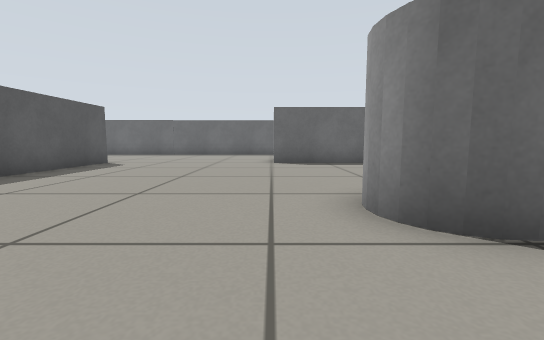
view 1 (above)

24 first-person views from a walk through a Gazebo world. The camera is 0.39 m above the floor, tilts 6° down and sees 90° across. The floor is counted in squares, 0.5 m on a side. Each view is taken from the middle of a square. On the plan, view 1 faces up. The plan holds only what a view shows up to about 10 squares ahead; the rest is blank.

view 2
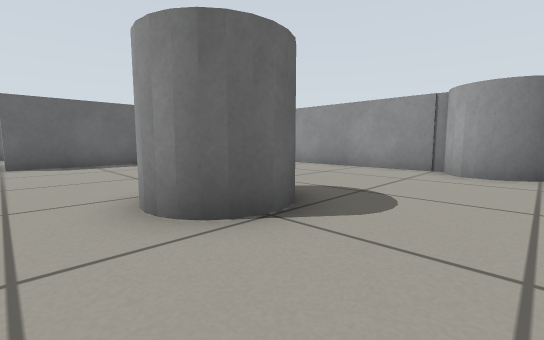

view 3
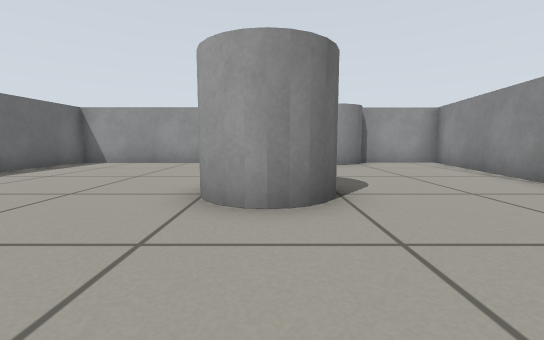

view 4
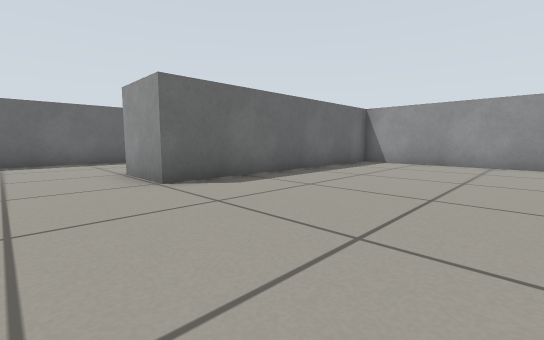

view 5
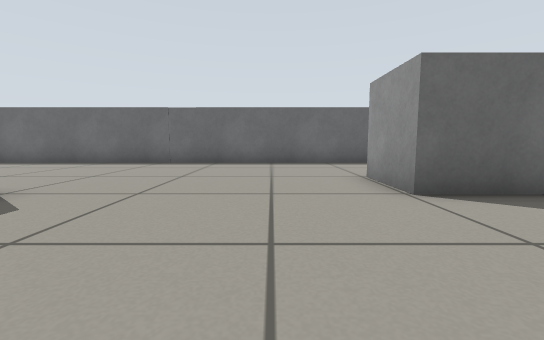

view 6
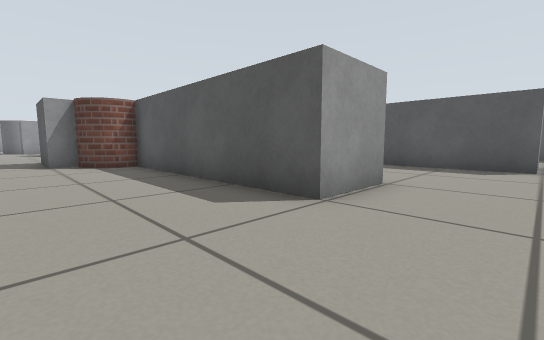

view 7
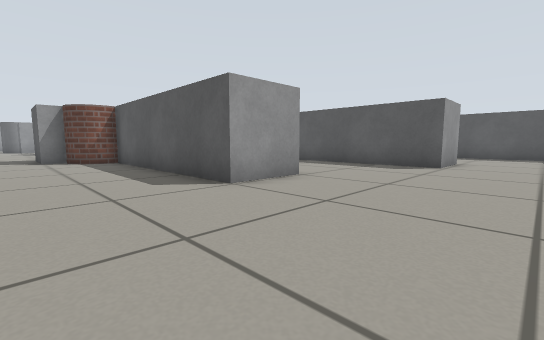

view 8
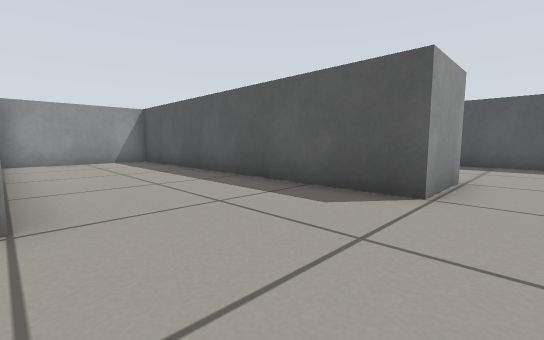

view 9
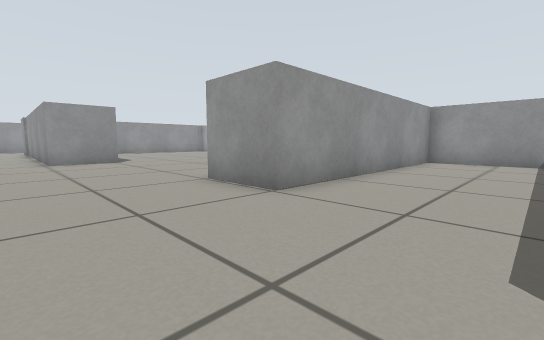

view 10
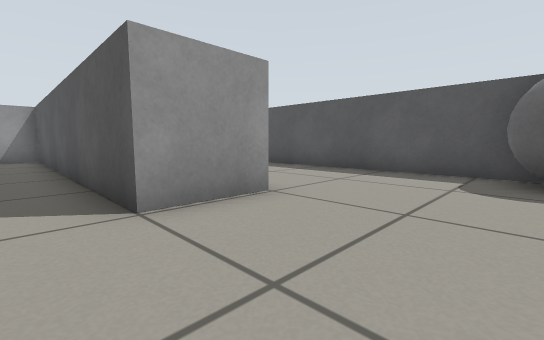

view 11
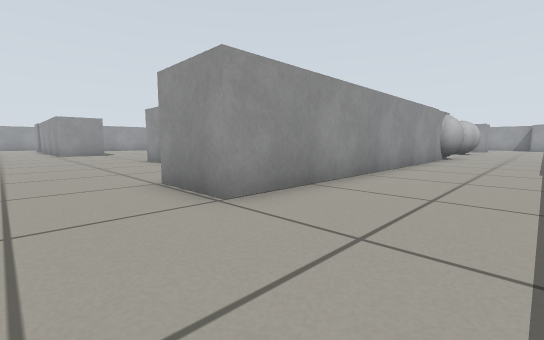

view 12
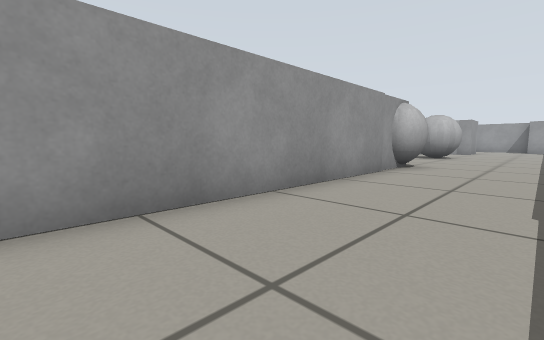

view 13
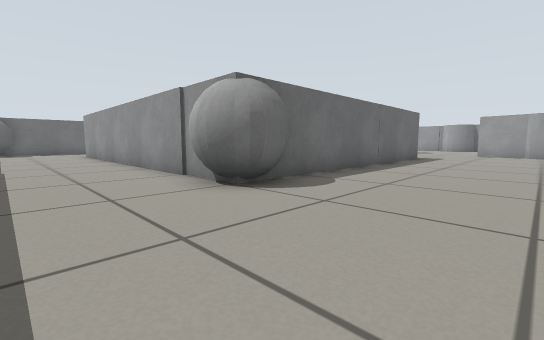

view 14
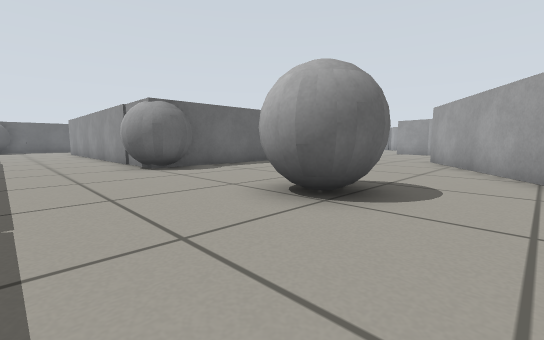

view 15
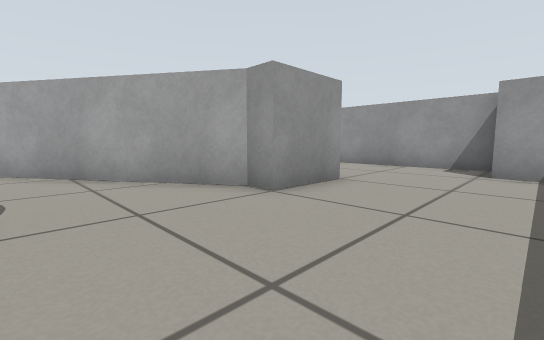

view 16
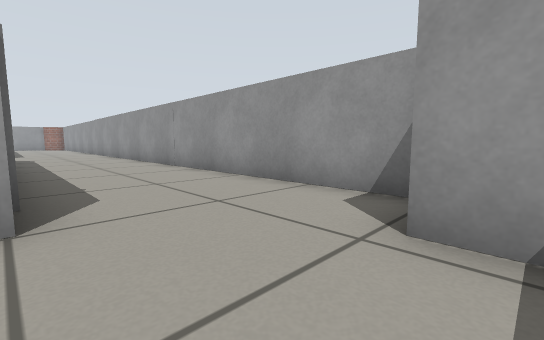

view 17
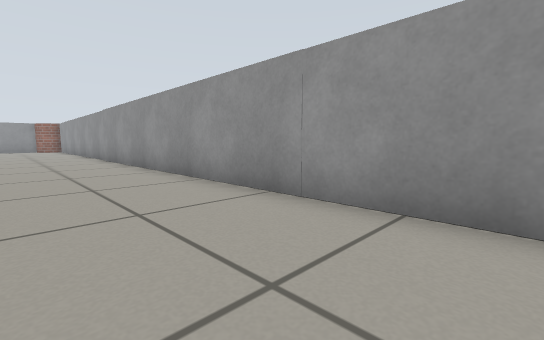

view 18
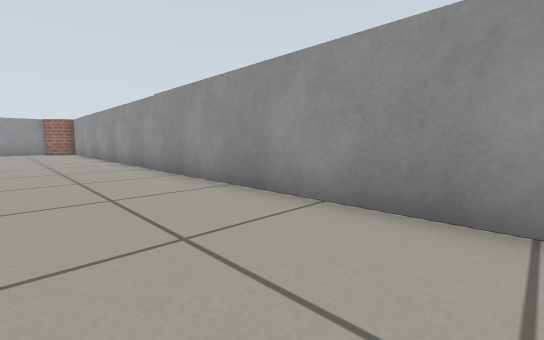

view 19
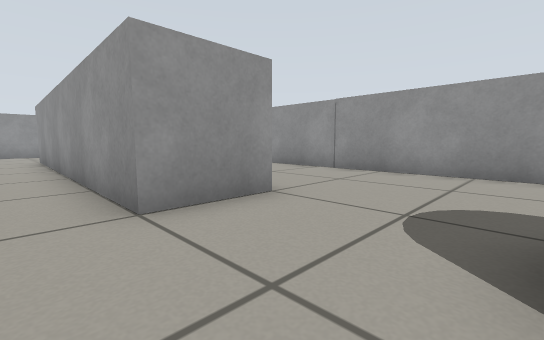

view 20
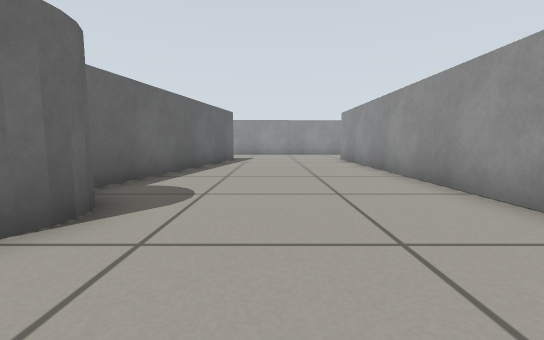

view 21
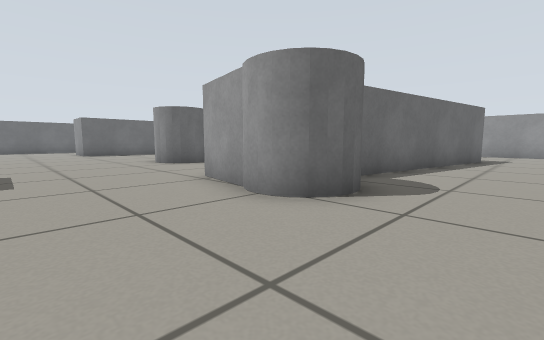

view 22
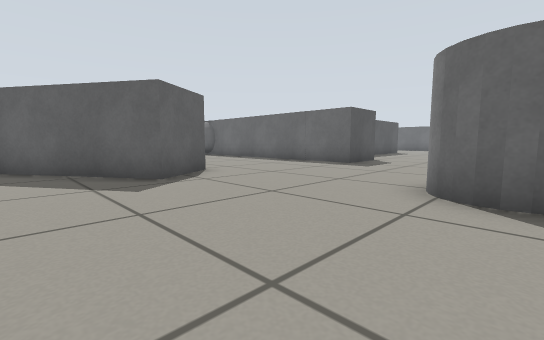

view 23
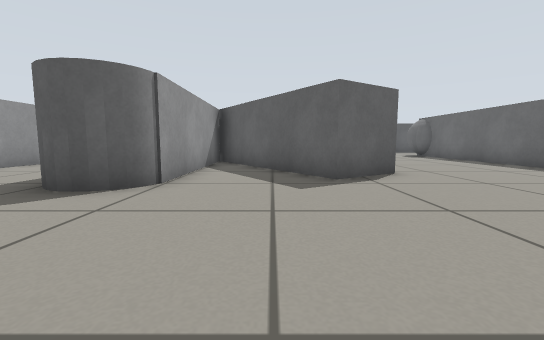

view 24
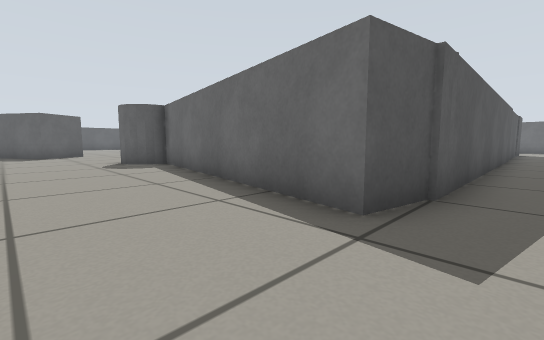

### Floor plan
Key: @ floor where view 1 was taken; # wall or solid block; . floor; B grey box; C grey cylinder; G grey ball.
Columns run from 18 left of view 1 to 11 right of it. Each row starts with its distance up from view 1.
 16 GG    BBBBBBBBBBBBBBB
 15 GG..................
 14 B...................
 13 B....................
 12 B...BBB...........BBB
 11 B...B B...........B
 10 B...B B...BBB.....BBBBBBBBB
  9 B...B B...B B.............B
  8 B...B B...B B.............B
  7  ...B B...B B.............B
  6  ...B B...B B.............B
  5  ...B B...B B.............B
  4  ...B B...B B......CC ....B
  3  ...B B...B ##.....C  ....B
  2  ...B BBBBB  #B.....CC....C  .
  1  ...G         B..........C  B.
  0  ..GGGBBBBBB  B...@......CC B.
 -1  ...GG....................B B.
 -2  .................B  BBB..B B.
 -3  .................C    BBBB B.
 -4  .................CCCBBB    B.
 -5  ...G  .....BB....CC...BBBBBB.
 -6  ...GG ...BBBB................
 -7  ........BB BB................
 -8  ......BBB BB.................
 -9  .....BB BB..................
-10  ...BB   BBBB C...BBBBBBBBBBB
-11  ...B          C..B
-12  ...B          C..B
-13  .........................
-14  B........................
-15   B......................
-16    BBBBBBBBBBBBBBBBBBBBB

Where each view was taken, in squares from view 1:
view 1: 0 up, 0 right, facing up
view 2: 0 up, 0 right, facing up-right
view 3: 3 up, 2 left, facing right
view 4: 5 up, 2 left, facing up-right
view 5: 6 up, 2 left, facing up
view 6: 12 up, 3 left, facing down-left
view 7: 14 up, 3 left, facing down-left
view 8: 13 up, 8 left, facing down-left
view 9: 13 up, 11 left, facing down-right
view 10: 15 up, 11 left, facing down-left
view 11: 14 up, 17 left, facing down-right
view 12: 9 up, 17 left, facing down-right
view 13: 4 down, 17 left, facing up-right
view 14: 8 down, 17 left, facing up-right
view 15: 7 down, 17 left, facing down-right
view 16: 12 down, 17 left, facing down-right
view 17: 13 down, 11 left, facing down-right
view 18: 13 down, 6 left, facing down-right
view 19: 9 down, 3 left, facing down-right
view 20: 7 down, 2 left, facing right
view 21: 7 down, 3 left, facing up-right
view 22: 9 down, 1 right, facing up-left
view 23: 8 down, 1 right, facing left
view 24: 8 down, 11 right, facing up-left
